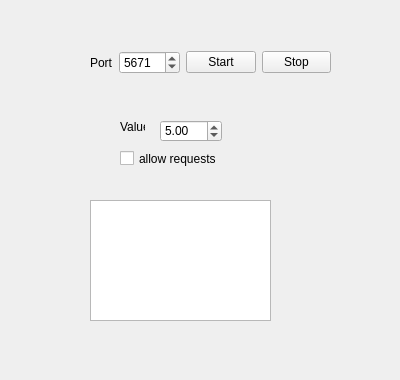
<?xml version="1.0" encoding="UTF-8"?>
<ui version="4.0">
 <class>Form</class>
 <widget class="QWidget" name="Form">
  <property name="geometry">
   <rect>
    <x>0</x>
    <y>0</y>
    <width>400</width>
    <height>380</height>
   </rect>
  </property>
  <property name="windowTitle">
   <string>Server</string>
  </property>
  <widget class="QDoubleSpinBox" name="valueSb">
   <property name="geometry">
    <rect>
     <x>160</x>
     <y>120</y>
     <width>62</width>
     <height>22</height>
    </rect>
   </property>
   <property name="accelerated">
    <bool>true</bool>
   </property>
   <property name="keyboardTracking">
    <bool>false</bool>
   </property>
   <property name="minimum">
    <double>-1000.000000000000000</double>
   </property>
   <property name="maximum">
    <double>1000.000000000000000</double>
   </property>
   <property name="singleStep">
    <double>0.100000000000000</double>
   </property>
   <property name="value">
    <double>5.000000000000000</double>
   </property>
  </widget>
  <widget class="QLabel" name="label_3">
   <property name="geometry">
    <rect>
     <x>120</x>
     <y>120</y>
     <width>25</width>
     <height>13</height>
    </rect>
   </property>
   <property name="text">
    <string>Value</string>
   </property>
   <property name="buddy">
    <cstring>valueSb</cstring>
   </property>
  </widget>
  <widget class="QCheckBox" name="allowRequestsCb">
   <property name="geometry">
    <rect>
     <x>120</x>
     <y>150</y>
     <width>111</width>
     <height>17</height>
    </rect>
   </property>
   <property name="text">
    <string>allow requests</string>
   </property>
  </widget>
  <widget class="QTextEdit" name="messagesTextEdit">
   <property name="geometry">
    <rect>
     <x>90</x>
     <y>200</y>
     <width>181</width>
     <height>121</height>
    </rect>
   </property>
  </widget>
  <widget class="QWidget" name="layoutWidget">
   <property name="geometry">
    <rect>
     <x>90</x>
     <y>50</y>
     <width>241</width>
     <height>25</height>
    </rect>
   </property>
   <layout class="QHBoxLayout" name="horizontalLayout">
    <item>
     <widget class="QLabel" name="label">
      <property name="text">
       <string>Port</string>
      </property>
      <property name="buddy">
       <cstring>portSb</cstring>
      </property>
     </widget>
    </item>
    <item>
     <widget class="QSpinBox" name="portSb">
      <property name="minimum">
       <number>1000</number>
      </property>
      <property name="maximum">
       <number>65535</number>
      </property>
      <property name="value">
       <number>5671</number>
      </property>
     </widget>
    </item>
    <item>
     <widget class="QPushButton" name="startPb">
      <property name="text">
       <string>Start</string>
      </property>
     </widget>
    </item>
    <item>
     <widget class="QPushButton" name="stopPb">
      <property name="text">
       <string>Stop</string>
      </property>
     </widget>
    </item>
   </layout>
  </widget>
 </widget>
 <resources/>
 <connections/>
</ui>
